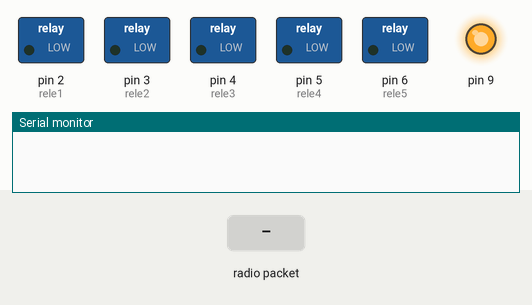
Simulated run of this sketch. Board: Arduino Uno, built with avr-gcc and run on an emulated ATmega328P. On the bench: switched loads named in the sketch (green lamp = pin HIGH), output pins drawn as LEDs (lit = HIGH), the last lines printed to the serial monitor. The inputs (shaded band) are chosen by the test bench. No radio packets arrive unless stated.

Above: at 0.8 s.
0.9 s: radio packet "ping" arrives
2.6 s: radio packet "trigger1" arrives
At 3.7 s:
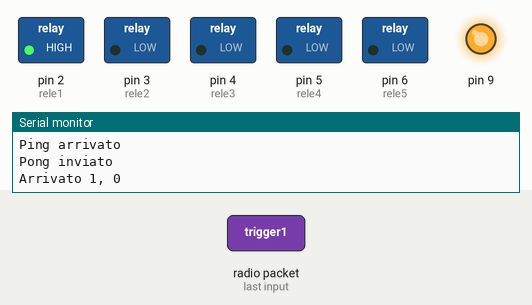
4.1 s: radio packet "trigger2" arrives
At 6.0 s:
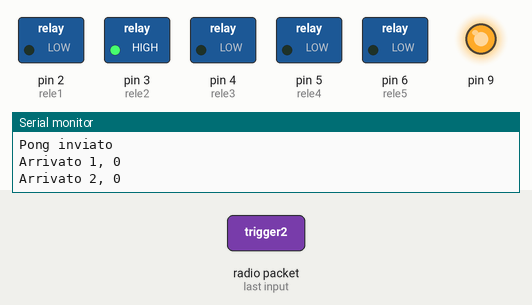
Timing chart, 0 to 10.1 s (numbered marks = the images above; inputs shaded):
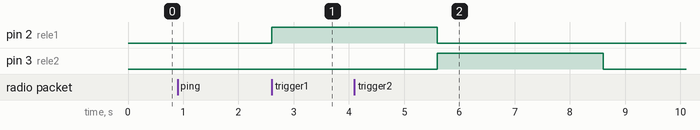

Measured:
- after the input at 2.6 s, pin 2 (rele1): LOW → HIGH at once
- after the input at 4.1 s, pin 3 (rele2): LOW → HIGH after 1.5 s, → LOW 3.0 s later

The sketch:

receiver.ino
```cpp
#include <SPI.h>
#include <nRF24L01.h>
#include <RF24.h>

RF24 radio(7,8);
const byte address1[6] = "00001";
const byte address2[6] = "00011";

const int rele1 = 2; //Associazione ai pin arduino
const int rele2 = 3;
const int rele3 = 4;
const int rele4 = 5;
const int rele5 = 6;

int count1 = 0; //Contatore per innescare una sola volta
int count2 = 0;
int count3 = 0;
int count4 = 0;
int count5 = 0;

void setup() {
  digitalWrite(9,HIGH);
  pinMode(9,OUTPUT);
  int countWhile = 0;
  boolean confirm = false;
  pinMode(rele1, OUTPUT);
  pinMode(rele2, OUTPUT);
  pinMode(rele3, OUTPUT);
  pinMode(rele4, OUTPUT);
  pinMode(rele5, OUTPUT);
  Serial.begin(9600);
  radio.begin();
  radio.openWritingPipe(address2);
  radio.openReadingPipe(1,address1);
  radio.setPALevel(RF24_PA_MAX);
  radio.setDataRate(RF24_250KBPS);
  radio.startListening();

  char activation[32] = "";
 while(!confirm){
  if(radio.available()){
      radio.read(&activation, sizeof(activation));
      //Serial.println(activation);
      String transData = String(activation);
      if (transData == "ping") {
        Serial.println("Ping arrivato");
        confirm = true;
        delay(200);
      }
   }
  }
  radio.stopListening();
  const char pong[] = "pong"; //Invia un segnale di pong
  radio.write(&pong, sizeof(pong));
  Serial.println("Pong inviato");
  delay(500);
 radio.startListening();
  }


void loop() {

  char text[32] = "";


  if (radio.available()) {
      radio.read(&text, sizeof(text));
    String transData = String(text);
    if (transData == "trigger1" && count1 <3) {

        digitalWrite(rele1, HIGH);
        Serial.print("Arrivato 1, ");
        Serial.println(count1);
        delay(3000);
        digitalWrite(rele1, LOW);
        count1++;
        }
     if (transData == "trigger2" && count2<3) {
        digitalWrite(rele2, HIGH);
        Serial.print("Arrivato 2, ");
        Serial.println(count2);
        delay(3000);
        digitalWrite(rele2, LOW);
        count2++;
      if (transData == "trigger3" && count3 <3) {
        digitalWrite(rele3, HIGH);
        delay(3000);
        digitalWrite(rele3, LOW);
        count3++;
      }
      if (transData == "trigger4" && count4 <3) {
        digitalWrite(rele4, HIGH);
        delay(3000);
        digitalWrite(rele4, LOW);
        count4++;
      }
      if (transData == "trigger5" && count5 <3) {
        digitalWrite(rele5, HIGH);
        delay(3000);
        digitalWrite(rele5, LOW);
        count5++;
      }
      if (transData == "reset") {
        count1 = 0;
        count2 = 0;
      }
  }
 }
}
```
